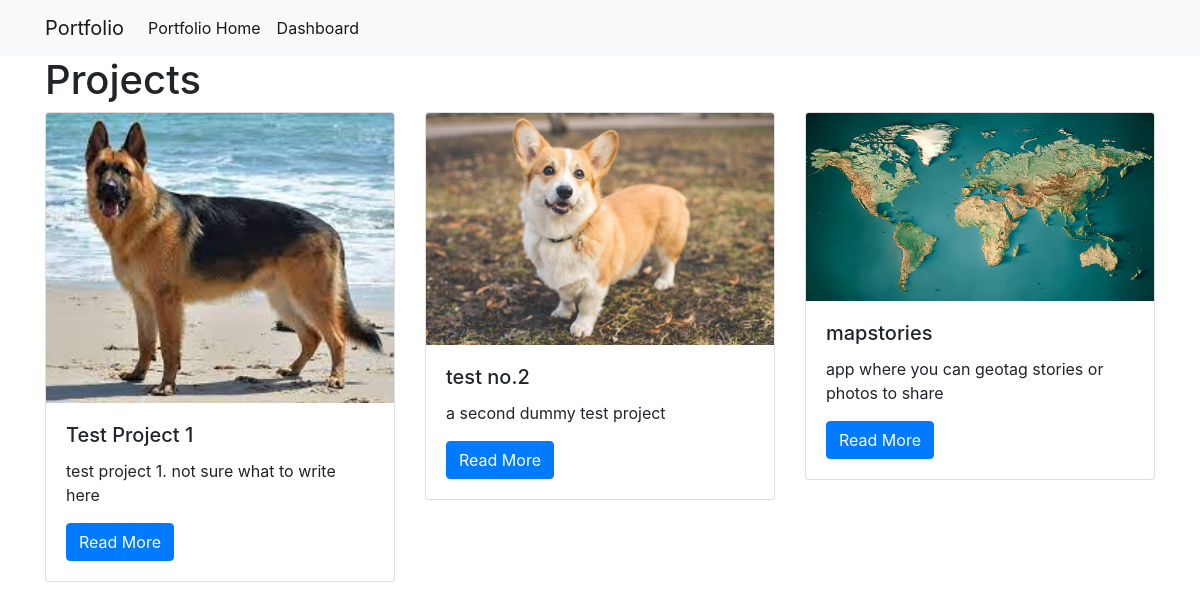
/projects/, run on the app's committed database.
### projects/models.py (models this page shows)
class Project(models.Model):
    title = models.CharField(max_length=100)
    description = models.TextField()
    technology = models.CharField(max_length=20)
    image = models.CharField(max_length=100)

### projects/views.py (the view)
# urls.py: path("", views.all_projects, name="all_projects"),
def all_projects(request):
    projects = Project.objects.all()
    return render(request, "projects/all_projects.html", {"projects": projects})

### projects/templates/projects/all_projects.html
{% extends "projects/base.html" %}
{% load static %}
{% block content %}
    <h1>Projects</h1>
    <div class="row">
        {% for project in projects %}
            <div class="col-md-4">
                <div class="card mb-2">
                    <img class="card-img-top" src="{% static project.image %}">
                    <div class="card-body">
                        <h5 class="card-title">{{ project.title }}</h5>
                        <p class="card-text">{{ project.description }}</p>
                        <a href="{% url 'projects:project_detail' project.pk %}"
                           class="btn btn-primary">Read More</a>
                    </div>
                </div>
            </div>
        {% endfor %}
    </div>
{% endblock content %}

### data on the page
Project: image (picture), title "Test Project 1", description "test project 1. not sure what to write here"
Project: image (picture), title "test no.2", description "a second dummy test project"
Project: image (picture), title "mapstories", description "app where you can geotag stories or photos to share"
